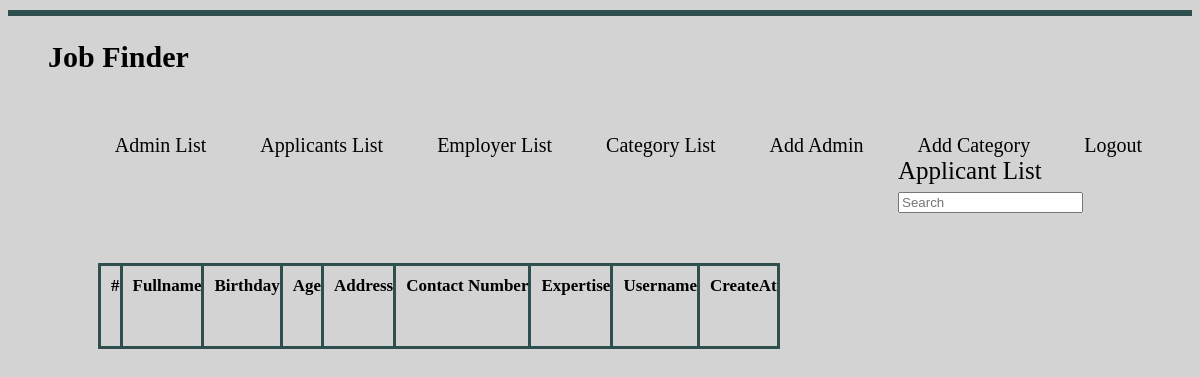
The app's page /pages/applicants-list.php (signed in), older data.
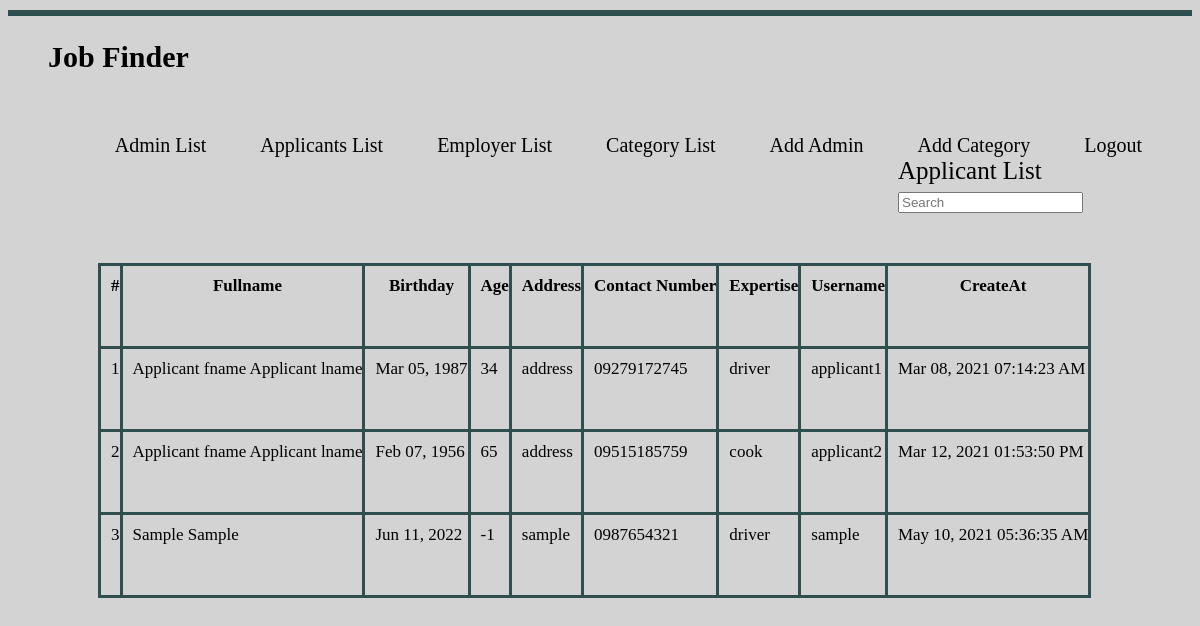
The same page, newer data.
### tables this page shows
CREATE TABLE `users` (
  `id` int(11) NOT NULL,
  `fname` varchar(52) NOT NULL,
  `lname` varchar(52) NOT NULL,
  `bday` date DEFAULT NULL,
  `address` varchar(100) NOT NULL,
  `cnum` varchar(32) NOT NULL,
  `expertise` varchar(52) NOT NULL,
  `uname` varchar(32) NOT NULL,
  `pass` varchar(100) NOT NULL,
  `hiredby` int(11) DEFAULT NULL,
  `usertype` text NOT NULL,
  `createAt` timestamp NOT NULL DEFAULT current_timestamp() ON UPDATE current_timestamp()
);

CREATE TABLE `category` (
  `cat_id` int(11) NOT NULL,
  `expertise` varchar(52) NOT NULL
);

### pages/applicants-list.php (the view, shortened to what this page needs)
<?php
include "../back/connect.php";
?>
<!DOCTYPE html>
<html lang="en">
<head>
</head>
<body>
    <?php
    include_once("admin-nav.php");
    ?>
    <div class="min">
        <div class="mon">
            <div class="man">
        <label>Applicant List</label>
        <input id='myInput' onkeyup='searchTable()' type='text' placeholder="Search">
    </div>
        <table id='myTable'>
            <thead>
                <tr>
                    <th style="font-weight: bold;">#</th>
                    <th style="font-weight: bold;">Fullname</th>
                    <th style="font-weight: bold;">Birthday</th>
                    <th style="font-weight: bold;">Age</th>
                    <th style="font-weight: bold;">Address</th>
                    <th style="font-weight: bold;">Contact Number</th>
                    <th style="font-weight: bold;">Expertise</th>
                    <th style="font-weight: bold;">Username</th>
                    <th style="font-weight: bold;">CreateAt</th>
                </tr>
            </thead>
            <tbody>
                <?php
                $q = $con->query("SELECT * FROM users u LEFT JOIN category c ON u.expertise = c.cat_id WHERE u.usertype ='applicant'");
                $count = 1;
                while ($res = $q->fetch_object()) {
                ?>
                    <tr class="tr">
                        <td><?php echo $count ?></td>
                        <td><?php echo strtoupper($res->fname[0]) . substr($res->fname, 1, strlen($res->fname) - 1) . " " . strtoupper($res->lname[0]) . substr($res->lname, 1, strlen($res->lname) - 1);;  ?></td>
                        <td><?php echo date("M d, Y", strtotime(str_replace('-', '/', $res->bday))) ?></td>
                        <td>
                            <?php
                            $age = date("Y") - date("Y", strtotime(str_replace('-', '/', $res->bday)));
                            if ($age == 0) {
                                echo "";
                            } else {
                                echo $age;
                            }
                            ?>
                        </td>
                        <td><?php echo $res->address ?></td>
                        <td><?php echo $res->cnum ?></td>
                        <td><?php echo $res->expertise ?></td>
                        <td><?php echo $res->uname ?></td>
                        <td><?php echo date("M d, Y h:i:s A", strtotime(str_replace('-', '/', $res->createAt))) ?></td>
                    </tr>
                <?php
                    $count++;
                } ?>
            </tbody>
        </table>
    </div>
</div>
</body>
</html>

Row changes from the older to the newer data that the page shows:
added users: fname "A", substr($res->fname,1,strlen($res->fname)-1) "pplicant fname", lname "A", substr($res->lname,1,strlen($res->lname)-1) "pplicant lname", bday "Mar 05, 1987", bday "34", address "address", cnum "09279172745", category.expertise "driver", uname "applicant1", createAt "Mar 08, 2021 07:14:23 AM"
added users: fname "A", substr($res->fname,1,strlen($res->fname)-1) "pplicant fname", lname "A", substr($res->lname,1,strlen($res->lname)-1) "pplicant lname", bday "Feb 07, 1956", bday "65", address "address", cnum "09515185759", category.expertise "cook", uname "applicant2", createAt "Mar 12, 2021 01:53:50 PM"
added users: fname "S", substr($res->fname,1,strlen($res->fname)-1) "ample", lname "S", substr($res->lname,1,strlen($res->lname)-1) "ample", bday "Jun 11, 2022", bday "-1", address "sample", cnum "0987654321", category.expertise "driver", uname "sample", createAt "May 10, 2021 05:36:35 AM"
